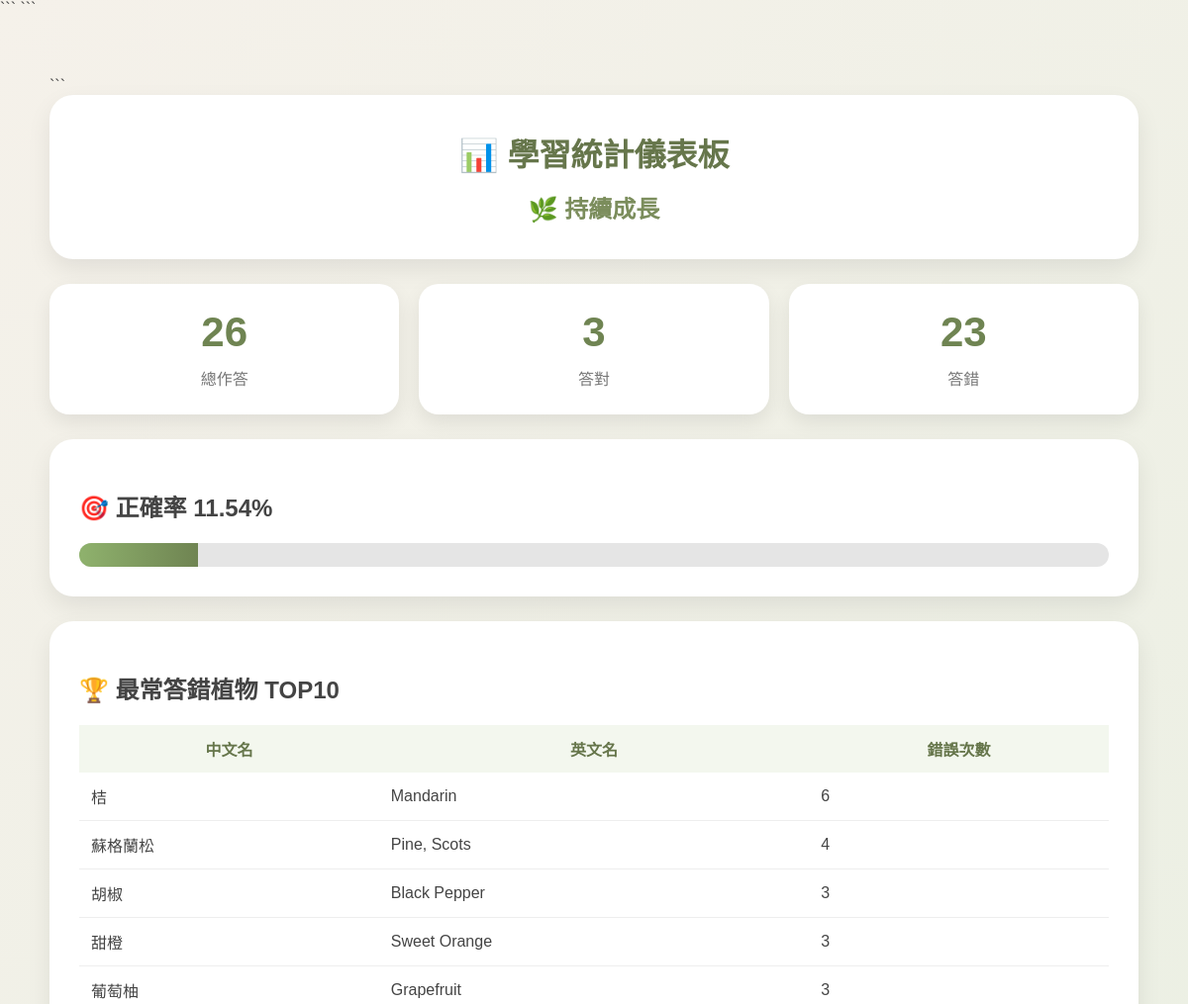
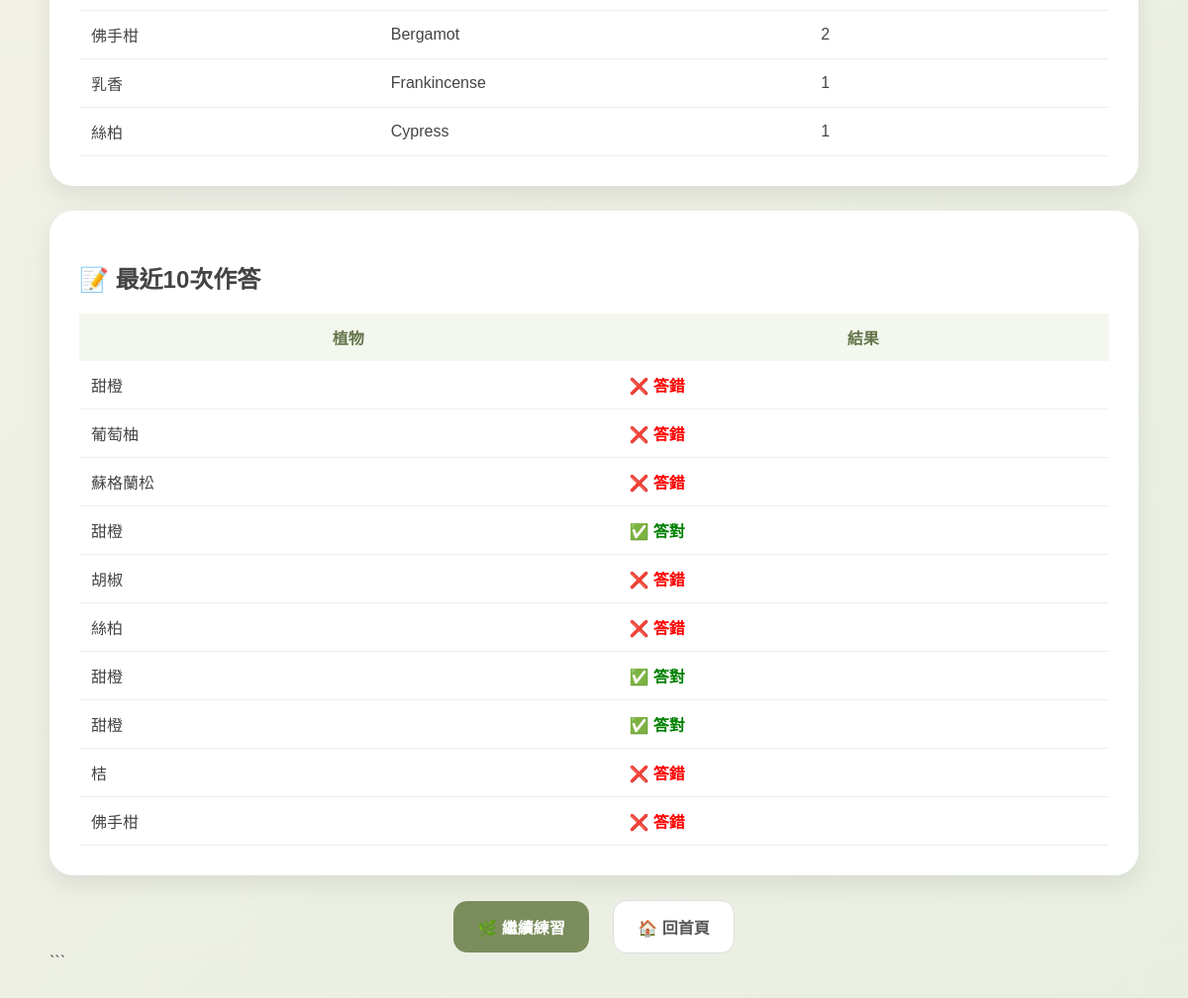
Screenshot of /stats with the database file from the repository (2 pictures, top to bottom).
### tables this page shows
CREATE TABLE plants (
    id INTEGER PRIMARY KEY AUTOINCREMENT,
    chinese_name TEXT,
    english_name TEXT,
    latin_name TEXT,
    genus TEXT,
    species TEXT,
    family TEXT,
    plant_part TEXT,
    extraction_method TEXT,
    chemical_family TEXT,
    notes TEXT
, image_url TEXT);

CREATE TABLE attempts (
    id INTEGER PRIMARY KEY AUTOINCREMENT,
    plant_id INTEGER,
    user_answer TEXT,
    correct_answer TEXT,
    is_correct INTEGER,
    created_at TEXT DEFAULT CURRENT_TIMESTAMP
, user_id INTEGER);

### app.py (the view)
@app.route("/stats")
def stats():
    conn = get_connection()
    cursor = conn.cursor()
    user_id = 1
    cursor.execute("""
        SELECT COUNT(*)
        FROM attempts
        WHERE user_id = ?
    """, (user_id,))
    total = cursor.fetchone()[0]
    cursor.execute("""
        SELECT COUNT(*)
        FROM attempts
        WHERE user_id = ?
          AND is_correct = 1
    """, (user_id,))
    correct = cursor.fetchone()[0]
    wrong = total - correct
    if total > 0:
        accuracy = round(correct / total * 100, 2)
    else:
        accuracy = 0
    level = get_level(total)
    cursor.execute("""
        SELECT
            p.chinese_name,
            p.english_name,
            p.latin_name,
            COUNT(*) AS wrong_count
        FROM attempts a
        JOIN plants p
        ON a.plant_id = p.id
        WHERE a.user_id = ?
          AND a.is_correct = 0
        GROUP BY a.plant_id
        ORDER BY wrong_count DESC
        LIMIT 10
    """, (user_id,))
    wrong_plants = cursor.fetchall()
    cursor.execute("""
        SELECT
            p.chinese_name,
            p.english_name,
            p.latin_name,
            a.is_correct,
            a.created_at
        FROM attempts a
        JOIN plants p
        ON a.plant_id = p.id
        WHERE a.user_id = ?
        ORDER BY a.id DESC
        LIMIT 10
    """, (user_id,))
    recent_attempts = cursor.fetchall()
    conn.close()
    return render_template(
        "stats.html",
        total=total,
        correct=correct,
        wrong=wrong,
        accuracy=accuracy,
        level=level,
        wrong_plants=wrong_plants,
        recent_attempts=recent_attempts
    )

### app.py (called while the page is built)
def get_connection():
    conn = sqlite3.connect("ifa.db")
    conn.row_factory = sqlite3.Row
    return conn

def get_level(total):
    if total < 20:
        return "🌱 新手學習者"
    elif total < 100:
        return "🌿 持續成長"
    elif total < 300:
        return "🌳 進階學習者"
    else:
        return "🏆 IFA衝刺高手"

### templates/stats.html (shortened to what this page needs)
<!DOCTYPE html>
<html lang="zh-Hant">
<head>
```
</head>
<body>
<div class="container">
```
<div class="header-card">
    <h1>📊 學習統計儀表板</h1>
    <div class="level">
        {{ level }}
    </div>
</div>
<div class="stats-grid">
    <div class="stat-card">
        <div class="stat-value">{{ total }}</div>
        <div class="stat-label">總作答</div>
    </div>
    <div class="stat-card">
        <div class="stat-value">{{ correct }}</div>
        <div class="stat-label">答對</div>
    </div>
    <div class="stat-card">
        <div class="stat-value">{{ wrong }}</div>
        <div class="stat-label">答錯</div>
    </div>
</div>
<div class="accuracy-card">
    <h2>🎯 正確率 {{ accuracy }}%</h2>
    <div class="progress-bar">
        <div class="progress-fill"></div>
    </div>
</div>
<div class="section-card">
    <h2>🏆 最常答錯植物 TOP10</h2>
    <table>
        <tr>
            <th>中文名</th>
            <th>英文名</th>
            <th>錯誤次數</th>
        </tr>
        {% for plant in wrong_plants %}
        <tr>
            <td>{{ plant["chinese_name"] }}</td>
            <td>{{ plant["english_name"] }}</td>
            <td>{{ plant["wrong_count"] }}</td>
        </tr>
        {% endfor %}
    </table>
</div>
<div class="section-card">
    <h2>📝 最近10次作答</h2>
    <table>
        <tr>
            <th>植物</th>
            <th>結果</th>
        </tr>
        {% for item in recent_attempts %}
        <tr>
            <td>
                {{ item["chinese_name"] }}
            </td>
            <td>
                {% if item["is_correct"] == 1 %}
                    <span class="correct">✅ 答對</span>
                {% else %}
                    <span class="wrong">❌ 答錯</span>
                {% endif %}
            </td>
        </tr>
        {% endfor %}
    </table>
</div>
<div class="btn-area">
    <a href="/practice" class="btn practice-btn">
        🌿 繼續練習
    </a>
    <a href="/" class="btn home-btn">
        🏠 回首頁
    </a>
</div>
```
</div>
</body>
</html>

### rows the page displays
plants: chinese_name "桔", english_name "Mandarin", wrong_count "6"
plants: chinese_name "蘇格蘭松", english_name "Pine, Scots", wrong_count "4"
plants: chinese_name "胡椒", english_name "Black Pepper", wrong_count "3"
plants: chinese_name "甜橙", english_name "Sweet Orange", wrong_count "3"
plants: chinese_name "葡萄柚", english_name "Grapefruit", wrong_count "3"
plants: chinese_name "佛手柑", english_name "Bergamot", wrong_count "2"
plants: chinese_name "乳香", english_name "Frankincense", wrong_count "1"
plants: chinese_name "絲柏", english_name "Cypress", wrong_count "1"
attempts: chinese_name "甜橙", is_correct "❌ 答錯"
attempts: chinese_name "葡萄柚", is_correct "❌ 答錯"
attempts: chinese_name "蘇格蘭松", is_correct "❌ 答錯"
attempts: chinese_name "甜橙", is_correct "✅ 答對"
attempts: chinese_name "胡椒", is_correct "❌ 答錯"
attempts: chinese_name "絲柏", is_correct "❌ 答錯"
attempts: chinese_name "甜橙", is_correct "✅ 答對"
attempts: chinese_name "甜橙", is_correct "✅ 答對"
attempts: chinese_name "桔", is_correct "❌ 答錯"
attempts: chinese_name "佛手柑", is_correct "❌ 答錯"

### other values shown
{{ level }} "🌿 持續成長"
{{ total }} "26"
{{ correct }} "3"
{{ wrong }} "23"
{{ accuracy }} "11.54"
